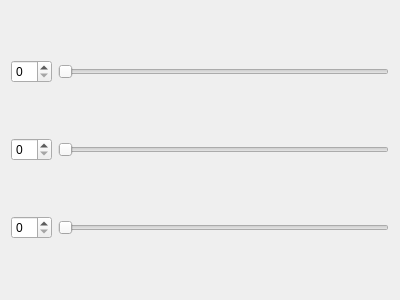
<?xml version="1.0" encoding="UTF-8"?>
<ui version="4.0">
 <class>QInteractorStyleWindowLevel</class>
 <widget class="QWidget" name="QInteractorStyleWindowLevel">
  <property name="geometry">
   <rect>
    <x>0</x>
    <y>0</y>
    <width>400</width>
    <height>300</height>
   </rect>
  </property>
  <property name="windowTitle">
   <string>QInteractorStyleWindowLevel</string>
  </property>
  <layout class="QGridLayout" name="gridLayout_2">
   <item row="0" column="0">
    <widget class="QSpinBox" name="spinBox"/>
   </item>
   <item row="0" column="1">
    <widget class="QSlider" name="horizontalSlider">
     <property name="orientation">
      <enum>Qt::Horizontal</enum>
     </property>
    </widget>
   </item>
   <item row="1" column="0">
    <widget class="QSpinBox" name="spinBox_2"/>
   </item>
   <item row="1" column="1">
    <widget class="QSlider" name="horizontalSlider_2">
     <property name="orientation">
      <enum>Qt::Horizontal</enum>
     </property>
    </widget>
   </item>
   <item row="2" column="0">
    <widget class="QSpinBox" name="spinBox_3"/>
   </item>
   <item row="2" column="1">
    <widget class="QSlider" name="horizontalSlider_3">
     <property name="orientation">
      <enum>Qt::Horizontal</enum>
     </property>
    </widget>
   </item>
  </layout>
 </widget>
 <layoutdefault spacing="6" margin="11"/>
 <resources/>
 <connections>
  <connection>
   <sender>spinBox</sender>
   <signal>valueChanged(int)</signal>
   <receiver>horizontalSlider</receiver>
   <slot>setValue(int)</slot>
   <hints>
    <hint type="sourcelabel">
     <x>33</x>
     <y>69</y>
    </hint>
    <hint type="destinationlabel">
     <x>103</x>
     <y>75</y>
    </hint>
   </hints>
  </connection>
  <connection>
   <sender>horizontalSlider</sender>
   <signal>valueChanged(int)</signal>
   <receiver>spinBox</receiver>
   <slot>setValue(int)</slot>
   <hints>
    <hint type="sourcelabel">
     <x>293</x>
     <y>76</y>
    </hint>
    <hint type="destinationlabel">
     <x>32</x>
     <y>72</y>
    </hint>
   </hints>
  </connection>
  <connection>
   <sender>spinBox_2</sender>
   <signal>valueChanged(int)</signal>
   <receiver>horizontalSlider_2</receiver>
   <slot>setValue(int)</slot>
   <hints>
    <hint type="sourcelabel">
     <x>28</x>
     <y>151</y>
    </hint>
    <hint type="destinationlabel">
     <x>112</x>
     <y>148</y>
    </hint>
   </hints>
  </connection>
  <connection>
   <sender>horizontalSlider_2</sender>
   <signal>valueChanged(int)</signal>
   <receiver>spinBox_2</receiver>
   <slot>setValue(int)</slot>
   <hints>
    <hint type="sourcelabel">
     <x>290</x>
     <y>151</y>
    </hint>
    <hint type="destinationlabel">
     <x>37</x>
     <y>155</y>
    </hint>
   </hints>
  </connection>
  <connection>
   <sender>spinBox_3</sender>
   <signal>valueChanged(int)</signal>
   <receiver>horizontalSlider_3</receiver>
   <slot>setValue(int)</slot>
   <hints>
    <hint type="sourcelabel">
     <x>29</x>
     <y>230</y>
    </hint>
    <hint type="destinationlabel">
     <x>133</x>
     <y>219</y>
    </hint>
   </hints>
  </connection>
  <connection>
   <sender>horizontalSlider_3</sender>
   <signal>valueChanged(int)</signal>
   <receiver>spinBox_3</receiver>
   <slot>setValue(int)</slot>
   <hints>
    <hint type="sourcelabel">
     <x>337</x>
     <y>234</y>
    </hint>
    <hint type="destinationlabel">
     <x>33</x>
     <y>229</y>
    </hint>
   </hints>
  </connection>
 </connections>
</ui>
